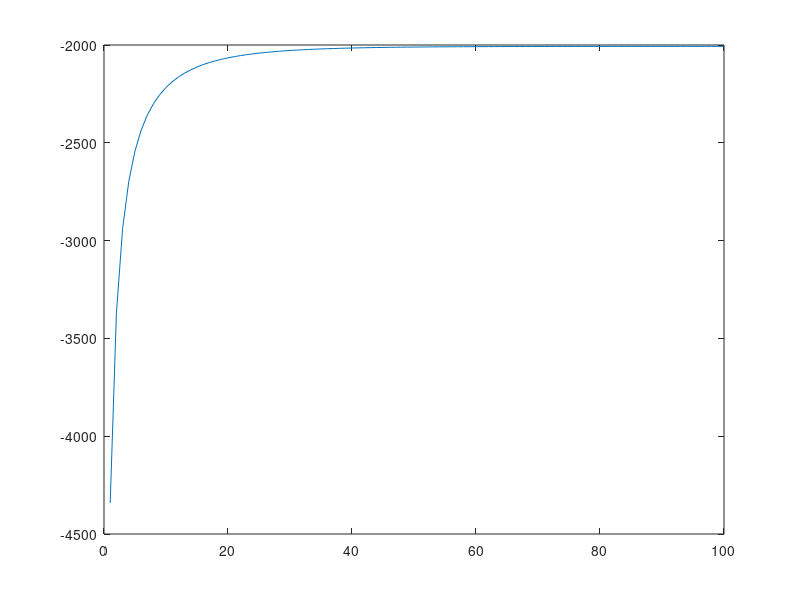
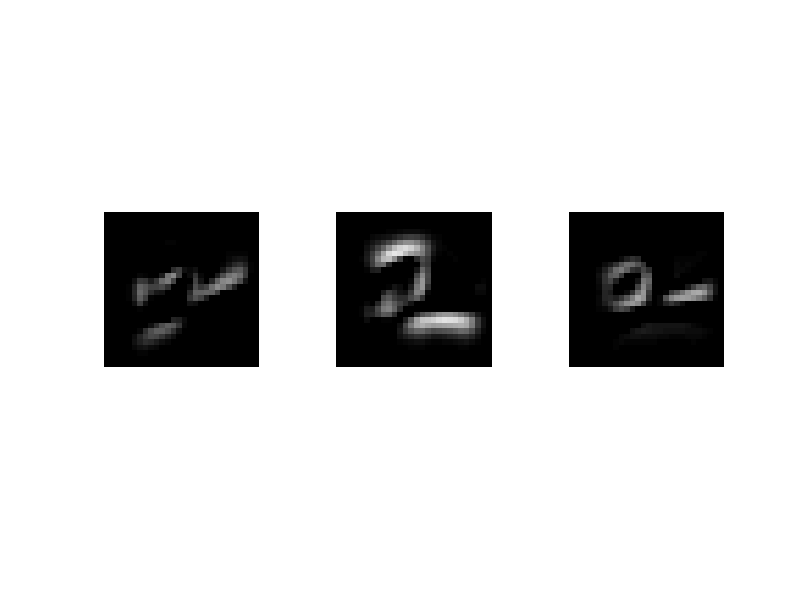
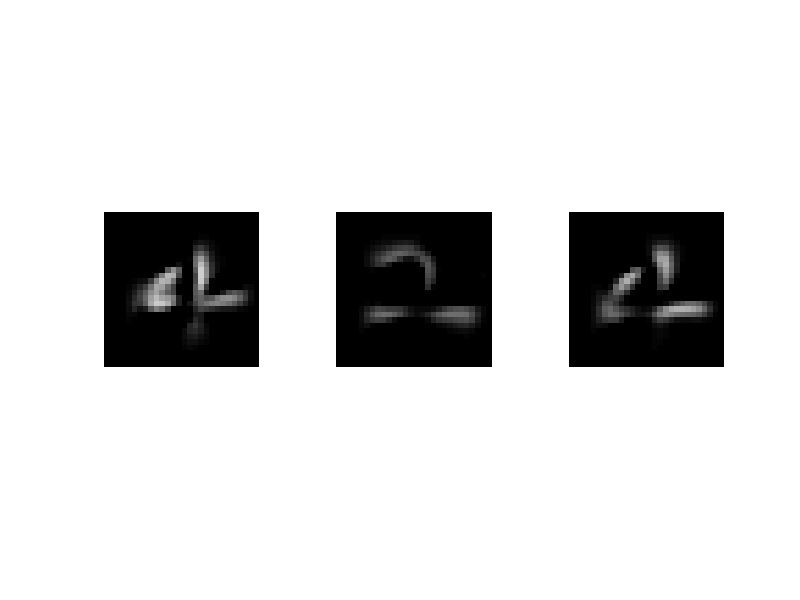
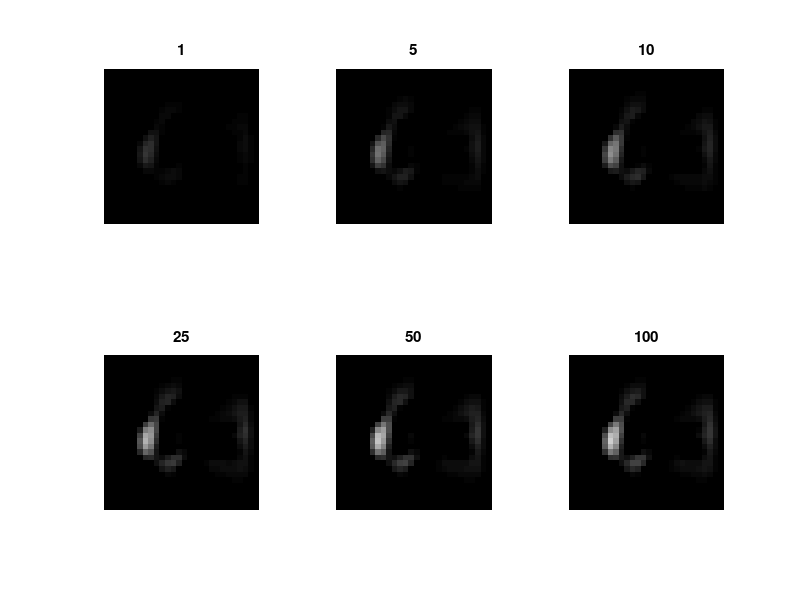

The MATLAB script that drew these images, in order:
clear;
close all
 
load mnist_mat
[row_Xtrain,column_Xtrain] = size(Xtrain);
[row_Xtest,column_Xtest] = size(Xtest);
number1 = sum(ytrain);
number0 = column_Xtrain - number1;
Sample1 = Xtrain(:,1+number0:column_Xtrain);
Sample0 = Xtrain(:,1:number0);
y1 = ytrain(:,1+number0:column_Xtrain);
y0 = ytrain(:,1:number0);

sigma = 1.5;
lambda = 1;
T = 100;
d = row_Xtrain;%rows of data

w = zeros(d,1);
W = zeros(d,T);
One = ones(number1,1);
I = eye(d);
x = zeros(d,d);
for i = 1:column_Xtrain
    a = Xtrain(:,i) * Xtrain(:,i)';%15*15
    x = x + a;
end
for t = 1:T
    s0 = -Sample0.' * w ./ sigma;%5842*1
    Eqt_yequals_0 = Sample0.' * w + sigma .* (-normpdf(s0)./normcdf(s0));%5842*1
    s1 = -Sample1.' * w ./ sigma;%5949*1
    Eqt_yequals_1 = Sample1.' * w + sigma .* (normpdf(s1))./(One-normcdf(s1));%5949*1
    
    Eqt_fi = [Eqt_yequals_0' Eqt_yequals_1'];
    xiEqt = Xtrain * (Eqt_fi.');
    w = pinv(lambda .* I + x ./ (sigma^2)) * (xiEqt./(sigma^2));%1*1
    W(:,t) = w;   
end

s = Xtest.' * w .* (1/sigma);%1991*1
yeq1 = log(normcdf(s));
yeq0 = log(1-normcdf(s));
lnpy_0 = d/2 * log(lambda/2/pi) - lambda * (w.' * w)/2 + yeq0;
p0 = exp(lnpy_0);

lnpy_1 = d/2 * log(lambda/2/pi) - lambda * (w.' * w)/2 + yeq1;
p1 = exp(lnpy_1);

predicProb0 = p0 ./(p0 + p1);
predicProb1 = p1 ./(p0 + p1);

%b
lnpy = zeros(1,T);
for t = 1:T;
    s_0 = Sample0.' * W(:,t) .* (1/sigma);
    s_1 = Sample1.' * W(:,t) .* (1/sigma);
    yeq1_2 = log(normcdf(s_1));
    yeq0_2 = log(1-normcdf(s_0));
    lnpy(t) = d/2 * log(lambda/2/pi) - lambda * (W(:,t).' * W(:,t))/2 + sum(yeq0_2) + sum(yeq1_2);
end
t = 1:1:T;
figure,plot(t,lnpy);

%c
x_wrong = zeros(1,column_Xtest);
p = zeros(1,column_Xtest);
confsMatrix = zeros(2,2);
number1iny = sum(ytest);
number0iny = column_Xtest - number1iny;
for i = 1:column_Xtest
    if (lnpy_0(i)>lnpy_1(i))
        p(i) = 0;
    else p(i) = 1;
    end
    if (i<number0iny+1)
        if (p(i) == ytest(i))
            confsMatrix(1,1) = confsMatrix(1,1) + 1;
        else
            confsMatrix(1,2) = confsMatrix(1,2) + 1;%4's classified as 9's
            x_wrong(i)= 1;
        end
    else
        if (p(i) == ytest(i))
            confsMatrix(2,2) = confsMatrix(2,2) + 1;
        else
            confsMatrix(2,1) = confsMatrix(2,1) + 1;%9's classified as 4's
            x_wrong(i)= 1;
        end
    end
end
rightNum = confsMatrix(1,1) + confsMatrix(2,2);
wrongNum = confsMatrix(1,2) + confsMatrix(2,1);
correctness = rightNum/column_Xtest;

%d, show three misclassifed images
misImg = zeros(15,3);
j = 1;
index_mis = zeros(1,3);%records the positions of the misclassified numbers in Xtest
for i = 1:column_Xtest
    if(x_wrong(i) == 1)
        misImg(:,j) = Xtest(:,i);
        index_mis(j) = i;
        j = j+1;
        if (j == 4)
            break;
        end
    end
end
figure;
for i = 1:3
    x2 = Q * misImg(:,i);
    x_show = reshape(x2,28,28);
    subplot(1,3,i),imshow(x_show);
    fprintf('The predictive probility equals 0 of the %d misclassified is = %d\n',i,predicProb0(index_mis(i)));
    fprintf('The predictive probility equals 1 of the %d misclassified is = %d\n',i,predicProb1(index_mis(i)));
end

%e, three most ambiguous predictions
prdicProb = abs(predicProb0 - predicProb1);
[ambPred, index] = sort(prdicProb,'ascend');

figure;
for i = 1:3
    x3 = Q * Xtest(:,index(i));
    x_show3 = reshape(x3,28,28);    
    subplot(1,3,i),imshow(x_show3);
    fprintf('The predictive probility equals 0 of the %d ambiguous number is = %d\n',i,predicProb0(index(i)));
    fprintf('The predictive probility equals 1 of the %d ambiguous number is = %d\n',i,predicProb1(index(i)));
end

%f
number_t = [1,5,10,25,50,100];

figure;
for i = 1:length(number_t)
    x4 = Q * W(:,number_t(i));
    x_show4 = reshape(x4,28,28);   
    subplot(2,3,i)
    imshow(x_show4);
    title(number_t(i));    
end